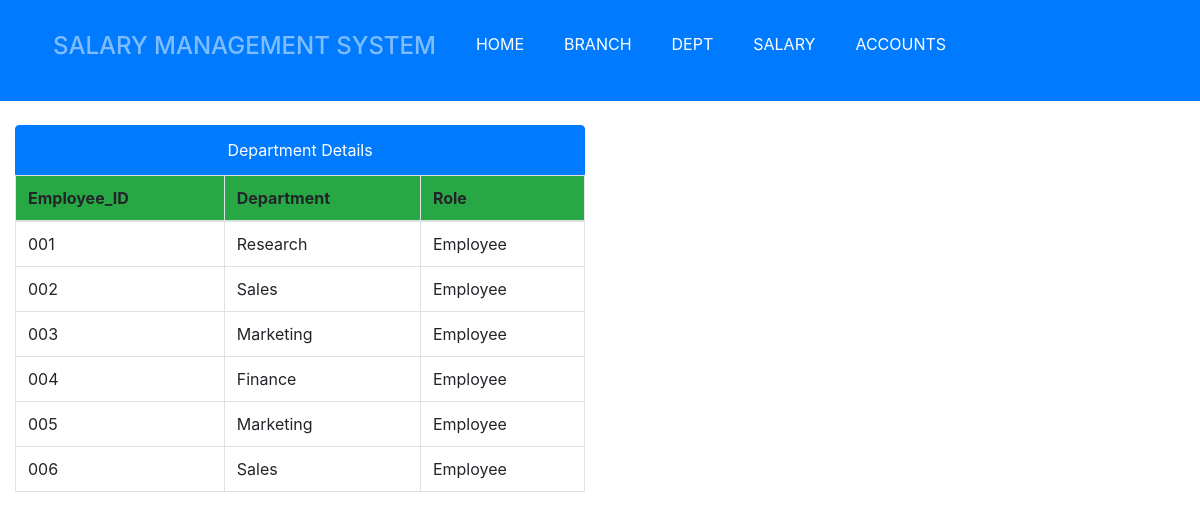
The app's page /dispdept.php with its own data.
### tables this page shows
CREATE TABLE `department` (
  `employee_id` varchar(80) NOT NULL,
  `department` varchar(80) NOT NULL,
  `role` varchar(80) NOT NULL
);

### dispdept.php (the view, shortened to what this page needs)
<head>
    <?php include 'header.php'  ?>
</head>
<body>
<?php include '_navbar.php'  ?>
<div class="col-sm-12 text-center mt-4 ">
<div class="row">
    <div class="col-sm-6">
        <table class="table table-bordered">
        <li class="list-group-item active">Department Details</li>
        <thead class="bg-success">
        <tr>
            <th>Employee_ID</th>
            <th>Department</th>
            <th>Role</th>
        </thead>
        <tbody>
        <?php
        $servername = "localhost";
        $username = "root";
        $password = "";
        $dbname = "Salary_Management_System";
        $conn = new mysqli($servername, $username, $password, $dbname);
        $sql = "SELECT employee_id, department, role FROM department";
        $result = $conn->query($sql);
            if ($result->num_rows > 0) {
                while($row = $result->fetch_assoc()) {
        ?>
        <tr>
            <td><?php echo $row["employee_id"] ?></td>
            <td><?php echo $row["department"]?></td>
            <td><?php echo $row["role"]?></td>
        </tr>
        <?php
            }
        }
        ?>
        </tbody>
    </table>
    </div>

### records on screen
department: employee_id "001", department "Research", role "Employee"
department: employee_id "002", department "Sales", role "Employee"
department: employee_id "003", department "Marketing", role "Employee"
department: employee_id "004", department "Finance", role "Employee"
department: employee_id "005", department "Marketing", role "Employee"
department: employee_id "006", department "Sales", role "Employee"
